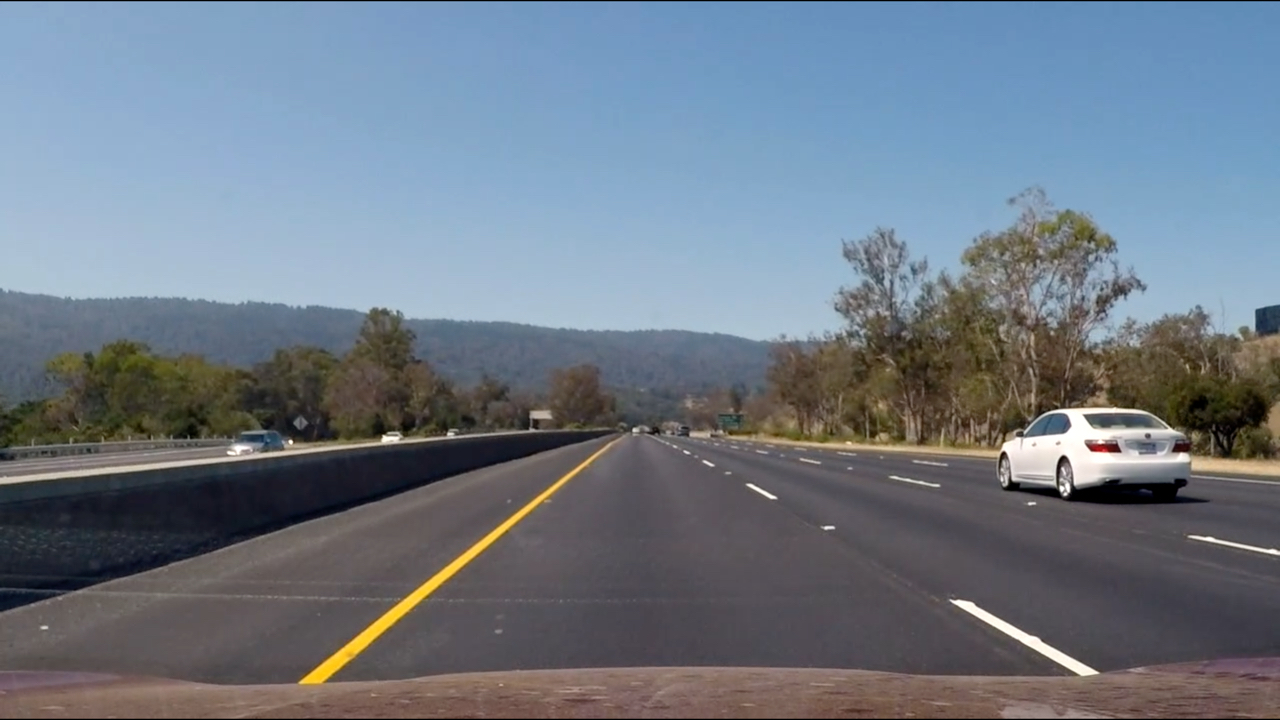
#> input picture test_images/straight_road_1x.jpg, 1280 x 720 px
$ python -i threshold.py   (imports and definitions only)   (older library calls are emulated)
#> lines starting #> are read from the running program, lines starting #| are printed output that depends on the picture; after the words box and inside, x2 and y2 are one past the last pixel; in counts of white or black regions, pixels touching at a corner belong together
import cv2
import pickle
import numpy as np
import scipy.misc as sci
from calibrate import undist
import matplotlib.pyplot as plt
import matplotlib.image as mpimg
from moviepy.editor import VideoFileClip

'''
load undistortion matrix from camera
'''
# [2 lines not run here, left out]

# [1 line that did not run here, left out]
# [1 line that did not run here, left out]


'''
calculate the threshold of x or y sobel given certain thesh and kernel sizes
'''
def abs_sobel_thresh(img, orient='x', sobel_kernel=3, thresh=(0, 255)):
  # grayscale image
  red = img[:, :, 0]

  # find abs sobel thresh
  if orient == 'x':
    sobel = cv2.Sobel(red, cv2.CV_64F, 1, 0, ksize=sobel_kernel)
  else:
    sobel = cv2.Sobel(red, cv2.CV_64F, 0, 1, ksize=sobel_kernel)

  #get abs value
  abs_sobel = np.absolute(sobel)
  scaled = np.uint8(255*abs_sobel/np.max(abs_sobel))

  grad_binary = np.zeros_like(scaled)
  grad_binary[(scaled >= thresh[0]) & (scaled <= thresh[1])] = 1
  return grad_binary


'''
calculate magnitude of gradient given an image and threshold
'''
def mag_thresh(img, sobel_kernel=3, mag_thresh=(0, 255)):
  # gray scale
  red = img[:, :, 0]
  gray = cv2.cvtColor(img, cv2.COLOR_RGB2GRAY)

  # given the magnitude of threshold for the combined two, return
  abs_x = np.absolute(cv2.Sobel(red, cv2.CV_64F, 1, 0, ksize=sobel_kernel))
  abs_y = np.absolute(cv2.Sobel(red, cv2.CV_64F, 0, 1, ksize=sobel_kernel))

  mag = np.sqrt(abs_x ** 2 + abs_y ** 2)
  scaled = (255*mag/np.max(mag))

  binary_output = np.zeros_like(scaled)
  binary_output[(scaled >= mag_thresh[0]) & (scaled <= mag_thresh[1])] = 1
  return binary_output

'''
calculate direction of gradient given image and thresh
'''
def dir_thresh(img, sobel_kernel=3, thresh=(0, np.pi/2)):
  # red = img[:, :, 0]

  gray = cv2.cvtColor(img, cv2.COLOR_RGB2GRAY)

  # given the magnitude of threshold for the combined two, return
  abs_x = np.absolute(cv2.Sobel(gray, cv2.CV_64F, 1, 0, ksize=sobel_kernel))
  abs_y = np.absolute(cv2.Sobel(gray, cv2.CV_64F, 0, 1, ksize=sobel_kernel))

  sobel_dir = np.arctan2(abs_y, abs_x)

  binary_output = np.zeros_like(sobel_dir)
  binary_output[(sobel_dir >= thresh[0]) & (sobel_dir <= thresh[1])] = 1
  return binary_output

'''
calculate the threshold of the hls values
'''
def hls_thresh(img, thresh=(0, 255)):
  hls = cv2.cvtColor(img, cv2.COLOR_RGB2HLS)

  s_channel = hls[:, :, 2]

  binary_output = np.zeros_like(s_channel)
  binary_output[(s_channel > thresh[0]) & (s_channel <= thresh[1])] = 1

  return binary_output

'''
combine the thresholding functions
'''
def combo_thresh(img):
  x_thresholded = abs_sobel_thresh(img, orient='x', sobel_kernel=3, thresh=(10, 120))
  # plt.imshow(x_thresholded, cmap='gray')
  # plt.title('xthresh')
  # plt.show()

  y_thresholded = abs_sobel_thresh(img, orient='y', sobel_kernel=3, thresh=(15, 100))
  # plt.imshow(y_thresholded, cmap='gray')
  # plt.title('ythresh')
  # plt.show()

  binary_output = np.zeros_like(x_thresholded)
  # using bitwise or + and, look up how working
  binary_output[((x_thresholded == 1) & (y_thresholded == 1))] = 1
  # plt.imshow(binary_output, cmap='gray')
  # plt.title('x and y')
  # plt.show()

  hls_thresholded = hls_thresh(img, thresh=(90, 255))
  # plt.imshow(hls_thresholded, cmap='gray')
  # plt.title('hls')
  # plt.show()

  mag_thresholded = mag_thresh(img, sobel_kernel=3, mag_thresh=(20, 160))
  # plt.imshow(mag_thresholded, cmap='gray')
  # plt.title('magnitude')
  # plt.show()

  dir_thresholded = dir_thresh(img, sobel_kernel=15, thresh=(.7, 1.2))
  # plt.imshow(dir_thresholded, cmap='gray')
  # plt.title('directional')
  # plt.show()

  binary_output = np.zeros_like(dir_thresholded)
  binary_output[((dir_thresholded == 1) & (mag_thresholded == 1) & (hls_thresholded == 1))] = 1
  # plt.imshow(binary_output, cmap='gray')
  # plt.title('dir and mag')
  # plt.show()


  binary_output = np.zeros_like(dir_thresholded)
  binary_output[((x_thresholded == 1) & (y_thresholded == 1)) | ((dir_thresholded == 1) & (mag_thresholded == 1) & (hls_thresholded == 1))] = 1
  #
  return binary_output


'''
warp the perspective based on 4 points
'''
# [29 lines left out: function change_perspective, not called in this run]

'''
get the pixels for the left and right lanes and return them
'''
# [36 lines left out: function get_lr, not called in this run]

'''
Given an array with the pixel values, convert to an array of where
those pixels were found on the x/y axis
'''
# [18 lines left out: function get_points, not called in this run]

'''
calculate the curve of the lines based on the pixels
'''
# [44 lines left out: function calc_curve, not called in this run]


'''
given left and right lines values, add to original image
'''
# [46 lines left out: function draw_on_road, not called in this run]

'''
Run all steps of processing on an image.
0. Undistort image
1. Create binary thresholds
2. Change to birds-eye-view
3. Calculate curvature of left/right lane
4. map back onto road
'''
# [23 lines left out: function process_image, not called in this run]


'''
create a line class to keep track of important information about each line
'''
# class Line():
#   def __init__(self):
#     #if line was deteced in last iteration
#     self.detected = False
#     # x values of last n fits
#     self.recent_xfitted = []
#     #average x values of the fitted line over the last n iterations
#     self.bestx = None
#     #polynomial coefficients averaged over the last n
#     self.best_fit = None
#     #polynomial coefficients of the most recent fit
#     self.current_fit = [np.array([False])]
#     #raidus of curvature of the line in some units
#     self.radius_of_curvature = None
#     #distance in meters of vehicle center from the line
#     self.line_base_pos = None
#     #difference in fit coefficients between last and new fits
#     self.diffs = np.array([0, 0, 0], dtype='float')
#     #xvalues for detected line pixels
#     self.allx = None
#     #yvals
#     self.ally = None


# [9 lines not run here, left out]


  # [13 lines of commented-out code are left out]

>>> import cv2
>>> picture = cv2.cvtColor(cv2.imread('test_images/straight_road_1x.jpg'), cv2.COLOR_BGR2RGB)
>>> result = combo_thresh(picture)
#> in combo_thresh, `x_thresholded = abs_sobel_thresh(img, orient='x', sobel_kernel=3, thre..`:
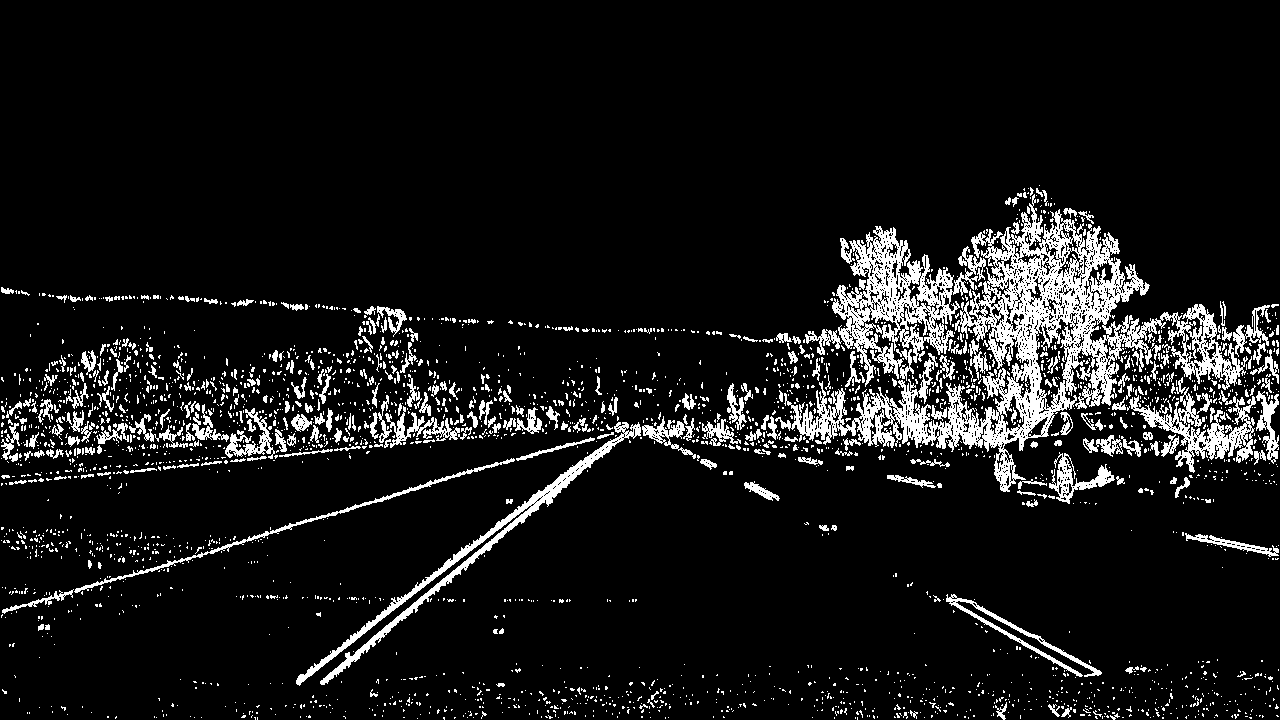
#> x_thresholded: shape (720, 1280); values 0 (black) and 1 (white), 9.2% white; 3004 white regions (2663 under 20 px), largest, box (x1, y1, x2, y2) and area: (775, 194, 1248, 492) 27540, (832, 226, 986, 387) 8578, (296, 422, 641, 686) 4801
#> in combo_thresh, `y_thresholded = abs_sobel_thresh(img, orient='y', sobel_kernel=3, thre..`: y_thresholded: shape (720, 1280); values 0 (black) and 1 (white), 9.1% white; 2790 white regions (2346 under 20 px), largest, box (x1, y1, x2, y2) and area: (0, 409, 1213, 690) 27247, (1082, 412, 1280, 473) 4410, (369, 306, 836, 344) 1996
#> in hls_thresh, `hls = cv2.cvtColor(img, cv2.COLOR_RGB2HLS)`: hls: shape (720, 1280, 3); mean of channels 0, 1, 2 90.4, 121.4, 59.8
#> in combo_thresh, `hls_thresholded = hls_thresh(img, thresh=(90, 255))`: hls_thresholded: shape (720, 1280); values 0 (black) and 1 (white), 35.9% white; 1069 white regions (924 under 20 px), largest, box (x1, y1, x2, y2) and area: (0, 2, 1280, 282) 295887, (1107, 344, 1272, 460) 5949, (298, 451, 601, 686) 4957
#> in combo_thresh, `mag_thresholded = mag_thresh(img, sobel_kernel=3, mag_thresh=(20, 160))`: mag_thresholded: shape (720, 1280) float64; values 0 (black) and 1 (white), 10% white; 1396 white regions (1194 under 20 px), largest, box (x1, y1, x2, y2) and area: (0, 212, 1280, 687) 69570, (0, 697, 1280, 719) 2854, (0, 1, 1280, 3) 2050
#> in dir_thresh, `sobel_dir = np.arctan2(abs_y, abs_x)`:
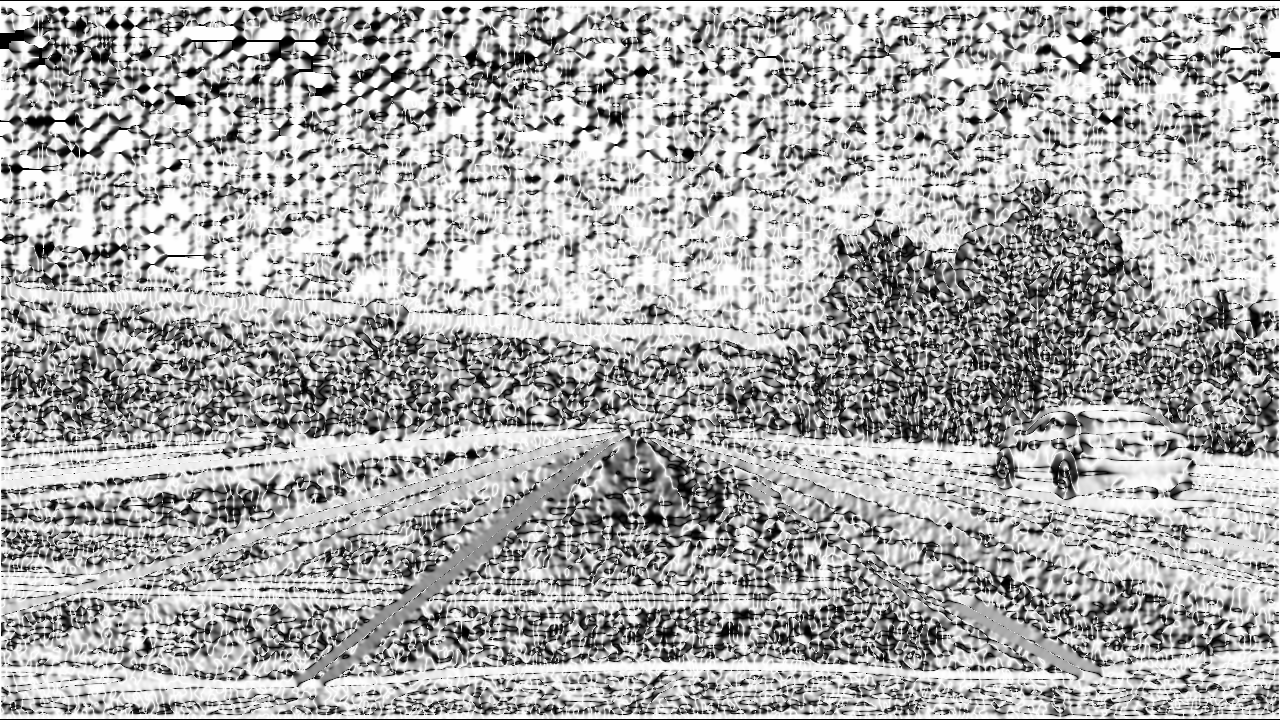
#> sobel_dir: shape (720, 1280) float64; min 0, max 1.57, mean 1.05; drawn with min black and max white
#> in combo_thresh, `dir_thresholded = dir_thresh(img, sobel_kernel=15, thresh=(.7, 1.2))`:
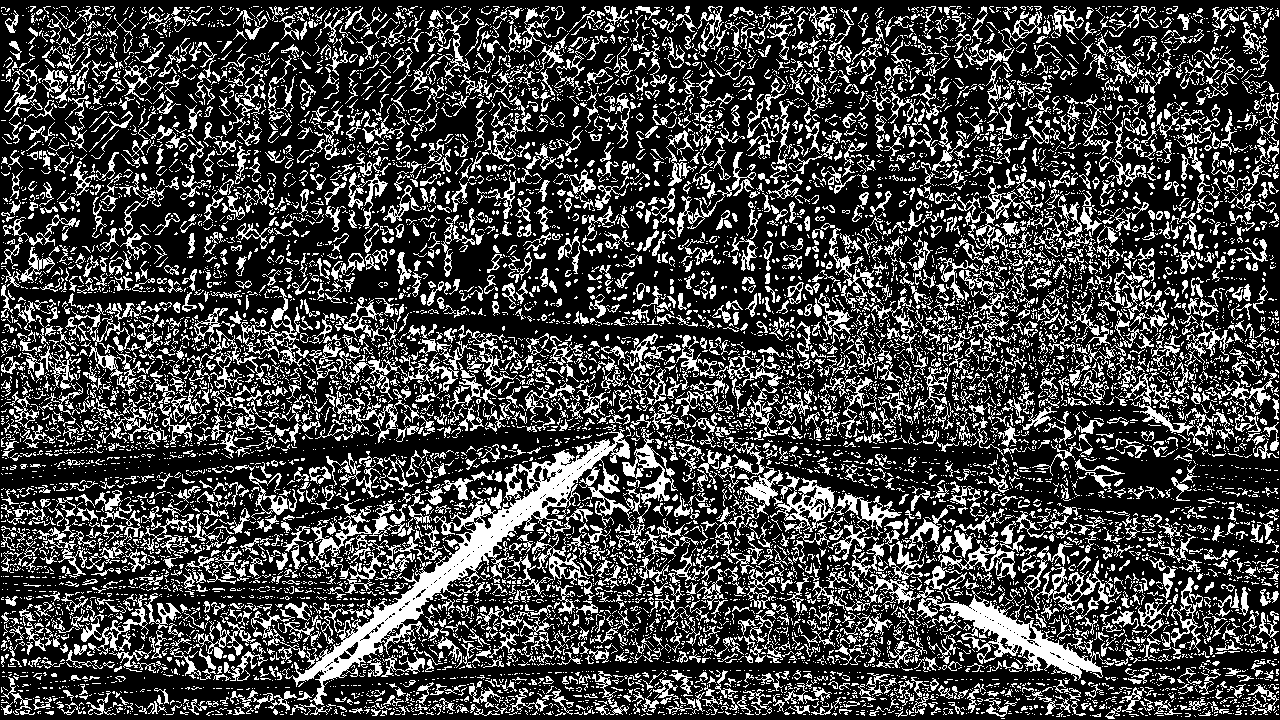
#> dir_thresholded: shape (720, 1280) float64; values 0 (black) and 1 (white), 26.9% white in thin lines or dots
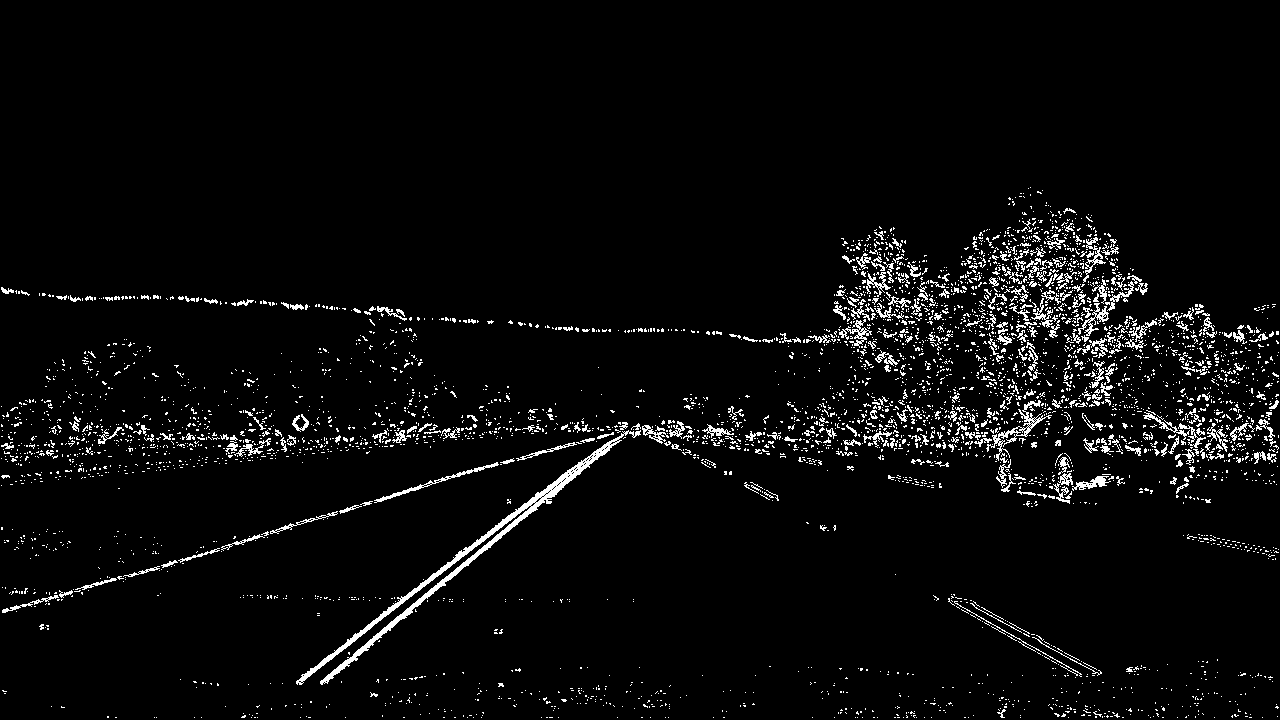
#> result: shape (720, 1280) float64; values 0 (black) and 1 (white), 4% white in thin lines or dots, all inside (x1, y1, x2, y2) = (1, 187, 1279, 718)
